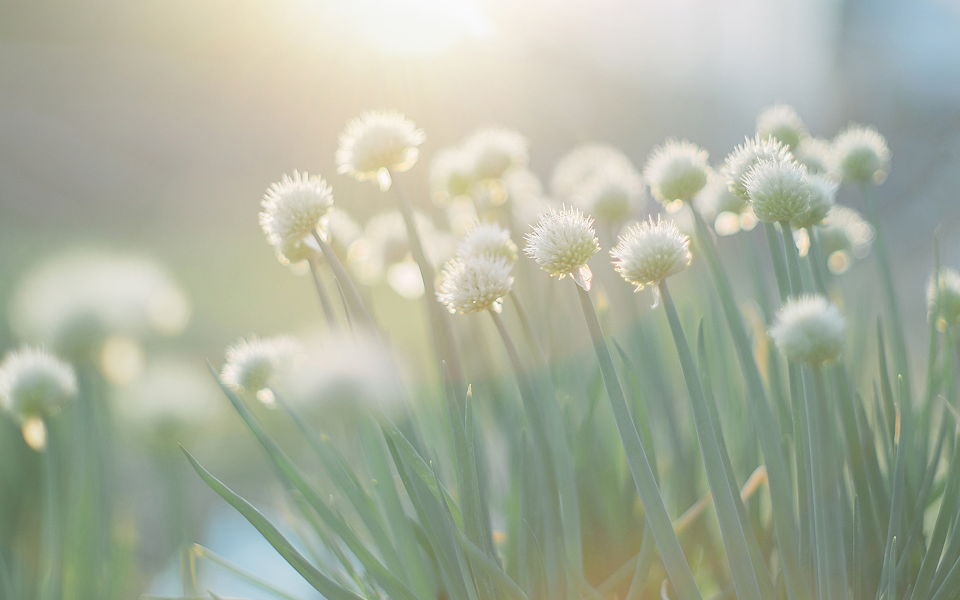
//> input picture test.jpg, 1920 x 1200 px (shown at 1/2 size)
$ ./main   (built with g++ and OpenCV 4)
//> lines starting //> are read from the running program, lines starting //| are printed output that depends on the picture
#include <iostream>
#include <thread>   // 多线程头文件
#include <opencv2/opencv.hpp>

using namespace std;
using namespace cv;

void extractORB(string img_path, Mat &img_kps, vector<KeyPoint> &keyPoint, Mat &descriptor) {
//> called with img_path = "../test.jpg"
    // 读取影像
    Mat img = imread(img_path);
//> img is the input picture: 1200 rows x 1920 cols, CV_8UC3; mean B, G, R 158.6, 176.8, 169.8
    // 提取ORB特征
    Ptr<ORB> orb = ORB::create(2000);
    orb->detectAndCompute(img, Mat(), keyPoint, descriptor);
//> keyPoint = 1881 keypoints; strongest (x, y, size): (1789, 1073, 31), (1789, 1074, 37.2), (947, 603, 31), (940, 769, 31)
    // 绘制特征点
    img.copyTo(img_kps);
    drawKeypoints(img, keyPoint, img_kps);

    // 对原图进行高斯模糊(单纯为了增加耗时，只提取ORB耗时太短，难以展示多线程效果)
    // 如果你发现运行太慢，可以减小卷积核大小
    GaussianBlur(img, img, Size(315, 315), 1.5);
}

int main() {
    string img_path = "../test.jpg";

    Mat img_kps_t1, img_kps_t2;
    vector<KeyPoint> keyPoint_t1, keyPoint_t2;
    Mat descriptor_t1, descriptor_t2;
    // 常规方式顺序执行两次
    clock_t t1 = clock();
    extractORB(img_path, img_kps_t1, keyPoint_t1, descriptor_t1);
//> keyPoint_t1 has the same summary as keyPoint in extractORB
    extractORB(img_path, img_kps_t2, keyPoint_t2, descriptor_t2);
//> call 2 of extractORB, with img_path = "../test.jpg"
//> in extractORB (call 2), `drawKeypoints(img, keyPoint, img_kps);`:
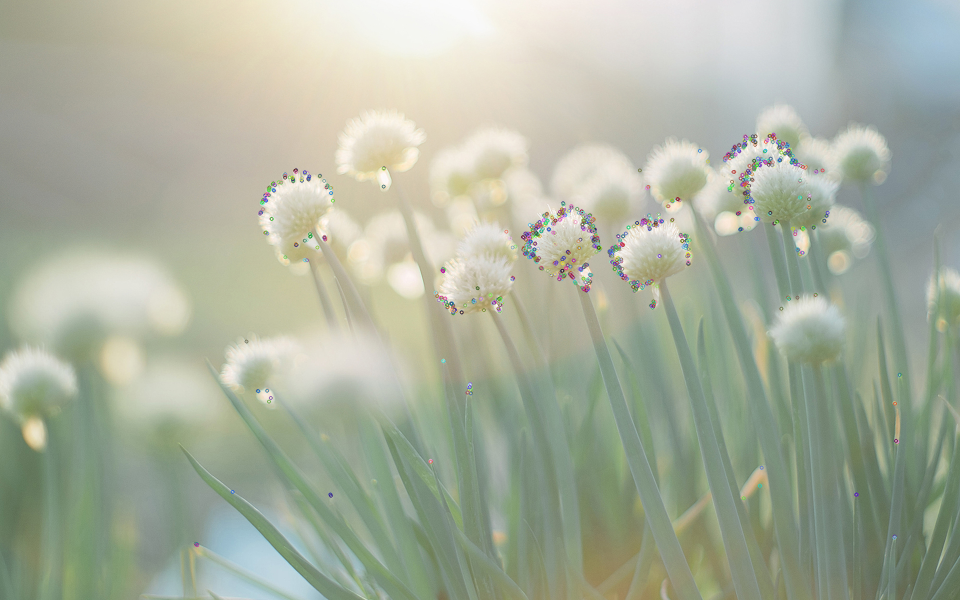
//> img_kps: 1200 rows x 1920 cols, CV_8UC3 (shown at 1/2 size); mean B, G, R 158.2, 176.2, 169.1
//> keyPoint_t2 has the same summary as keyPoint in extractORB
    clock_t t2 = clock();
    double dt1 = double(t2 - t1) / CLOCKS_PER_SEC;
    cout << "Normal cost time: " << dt1 << " s" << endl;

    Mat img_kps_th1, img_kps_th2;
    vector<KeyPoint> keyPoint_th1, keyPoint_th2;
    Mat descriptor_th1, descriptor_th2;
    // 新建两个线程同时执行
    clock_t t3 = clock();
    // 这里extractORB函数后面的参数是引用传递以便接收处理的结果，因此，需要用ref()函数包裹
    thread thread1(&extractORB, img_path, ref(img_kps_th1), ref(keyPoint_th1), ref(descriptor_th1));
    thread thread2(&extractORB, img_path, ref(img_kps_th2), ref(keyPoint_th2), ref(descriptor_th2));
    thread1.join();
    thread2.join();
    clock_t t4 = clock();
    double dt2 = double(t4 - t3) / CLOCKS_PER_SEC;
    cout << "Multi thread time: " << dt2 << " s" << endl;

    // 结果展示
    cout << "thread1 kps num: " << keyPoint_th1.size() << endl;
    cout << "thread2 kps num: " << keyPoint_th2.size() << endl;
    imshow("thread1-kps", img_kps_th1);
    imshow("thread2-kps", img_kps_th2);
    waitKey(0);

    return 0;
}
